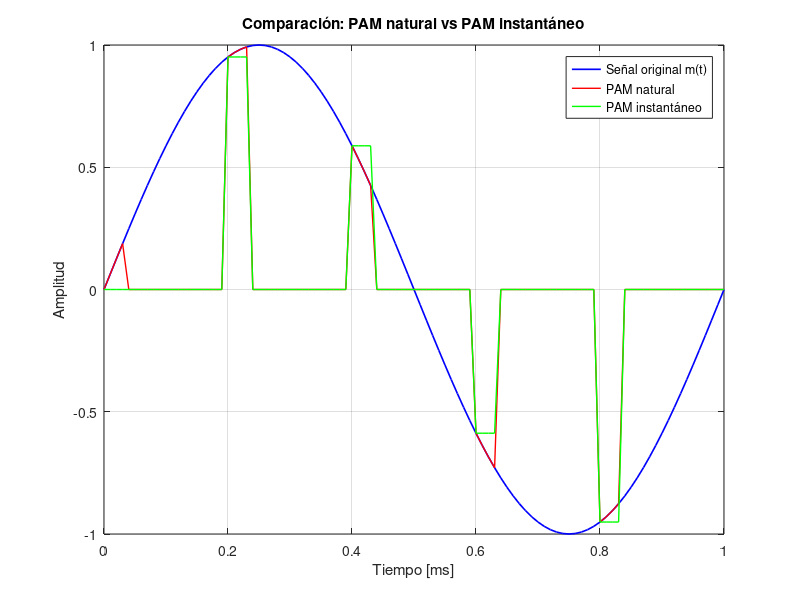
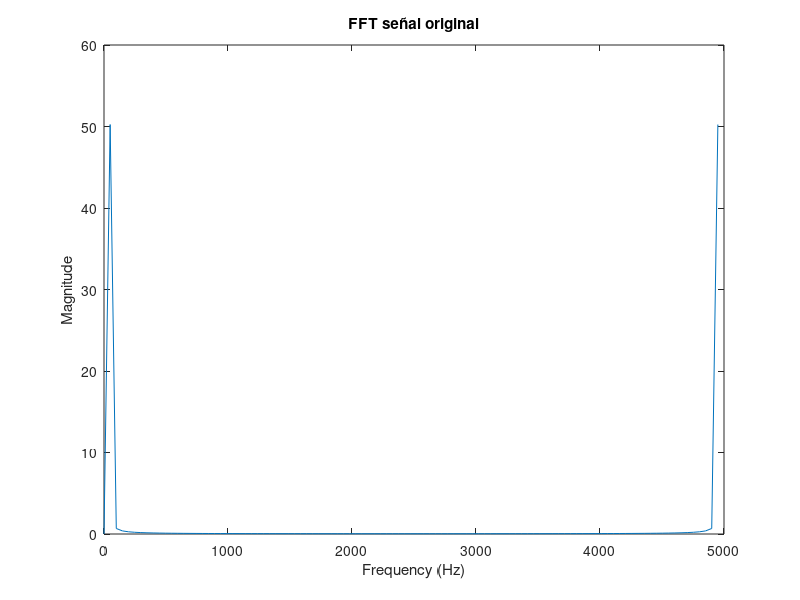
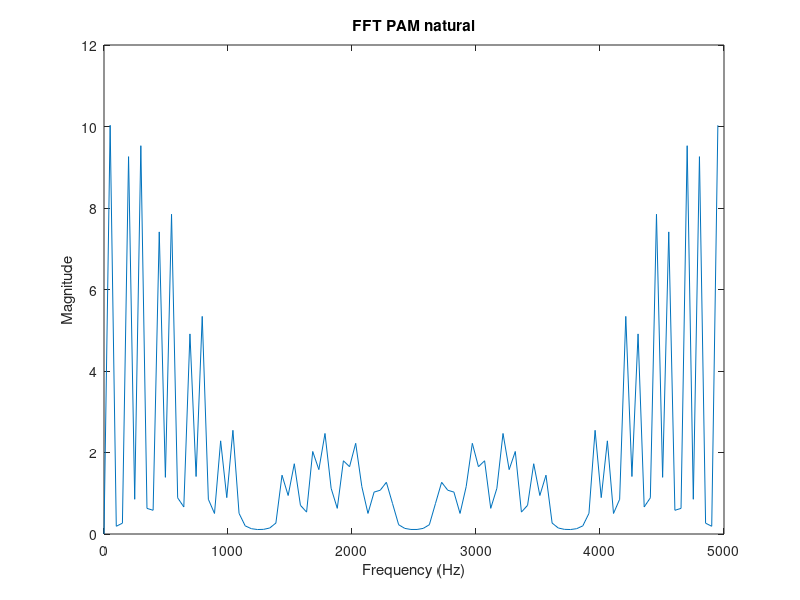
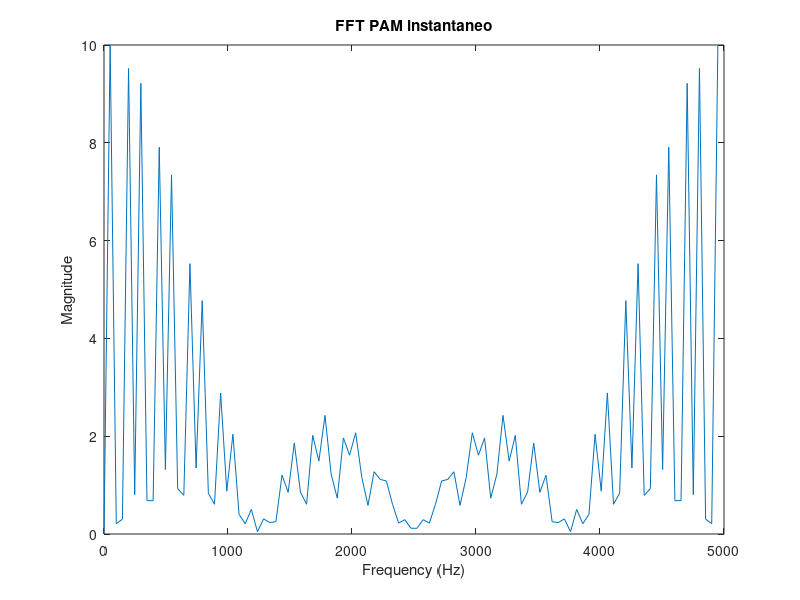

Source code (MATLAB) for these figures, in order:
%% Actividad previa

% 1) Parametros de la señal sinusoidal m(t)
periodo_muestreo_simulacion = 10e-6; %parametro ajustable, simulando una señal análoga
tiempo = 0:periodo_muestreo_simulacion:1e-3; % vector de tiempo hasta 1 milisegundo
fm = 1000; %frecuencia de la sinusoidal 
A = 1; %amplitud de la sinusoidal
m = A*sin(2*pi*fm*tiempo); %señal sinusoidal m(t)

% 2) Parametros para la modulación PAM natural (PAMn)
frecuencia_muestreo_PAMn = 5000;
periodo_muestreo_PAMn = 1/frecuencia_muestreo_PAMn;
ciclo_trabajo_natural = 0.2;
tao_natural = ciclo_trabajo_natural/frecuencia_muestreo_PAMn;

%Creación del tren de pulsos rectangulares natural
pulso_rectangular_natural = 0.5*square(2*pi*frecuencia_muestreo_PAMn*tiempo, ciclo_trabajo_natural*100)+0.5;

%Aplicación de PAM natural sobre m(t) mediante multiplicación punto a punto
%entre los vectores m y pulso_rectangular_natural
PAM_natural = m.* pulso_rectangular_natural;

% 3) Parametros para la modulación PAM instantáneo (PAMi)
frecuencia_muestreo_PAMi = 5000;
periodo_muestreo_PAMi = 1/frecuencia_muestreo_PAMi;
ciclo_trabajo_instantaneo = 0.2;
tao_instantaneo = ciclo_trabajo_instantaneo/frecuencia_muestreo_PAMi;

%Creación del tren de pulsos rectangulares instantaneo
pulso_rectangular_instantaneo = 0.5*square(2*pi*frecuencia_muestreo_PAMi*tiempo, ciclo_trabajo_instantaneo*100)+0.5;

%Cada cuánto tiempo muestreamos la señal (en índices) (200us/10us = 20
%cada 20 muestras se toma el valor de m(t)
paso_muestras = round(periodo_muestreo_PAMi / periodo_muestreo_simulacion);

%Tomamos las muestras instantáneas de la señal m(t), estas son las que se
%mantienen a lo largo del ciclo de trabajo del pulso
muestras_instantaneas = m(1:paso_muestras:end);

%Crear el vector vacio (por ahora) para la señal PAM instantánea
PAM_instantaneo = zeros(size(m));

%Recorremos las muestras y las asignamos como pulsos rectangulares
for k = 1:length(muestras_instantaneas)
    % índice de inicio de cada pulso
    indice_inicio = (k-1)*paso_muestras + 1;
    % índice de fin (definido por el ancho del pulso tao)
    indice_fin = indice_inicio + round(tao_instantaneo/periodo_muestreo_simulacion) - 1;
    
    % aseguramos no pasarnos del tamaño de tiempo
    if indice_fin <= length(PAM_instantaneo)
        PAM_instantaneo(indice_inicio:indice_fin) = muestras_instantaneas(k);
    end
end

% 4) Gráfica comparativa

figure;
plot(tiempo*1e3, m, 'b', 'LineWidth', 1.2); hold on;
plot(tiempo*1e3, PAM_natural, 'r', 'LineWidth', 1);
plot(tiempo*1e3, PAM_instantaneo, 'g', 'LineWidth', 1);

grid on;
xlabel('Tiempo [ms]');
ylabel('Amplitud');
legend('Señal original m(t)', 'PAM natural', 'PAM instantáneo');
title('Comparación: PAM natural vs PAM instantáneo');

%% Actividad presencial

% 1) Realizar tranformada de fourier sobre las tres señales

M = fft(m); % tranformada de fourier
fs = 5000; % frecuencia de muestreo
f = (0:length(M)-1)*fs/length(M);


figure;
plot(f,abs(M))
xlabel('Frequency (Hz)')
ylabel('Magnitude')
title('FFT señal original')

% Fourier PAM natural
M2 = fft(PAM_natural); % tranformada de fourier
f = (0:length(M2)-1)*fs/length(M2); 

figure;
plot(f,abs(M2))
xlabel('Frequency (Hz)')
ylabel('Magnitude')
title('FFT PAM natural')

% Fourier PAM instantaneo
M3 = fft(PAM_instantaneo); % tranformada de fourier
f = (0:length(M3)-1)*fs/length(M3); 

figure;
plot(f,abs(M3))
xlabel('Frequency (Hz)')
ylabel('Magnitude')
title('FFT PAM instantaneo')
